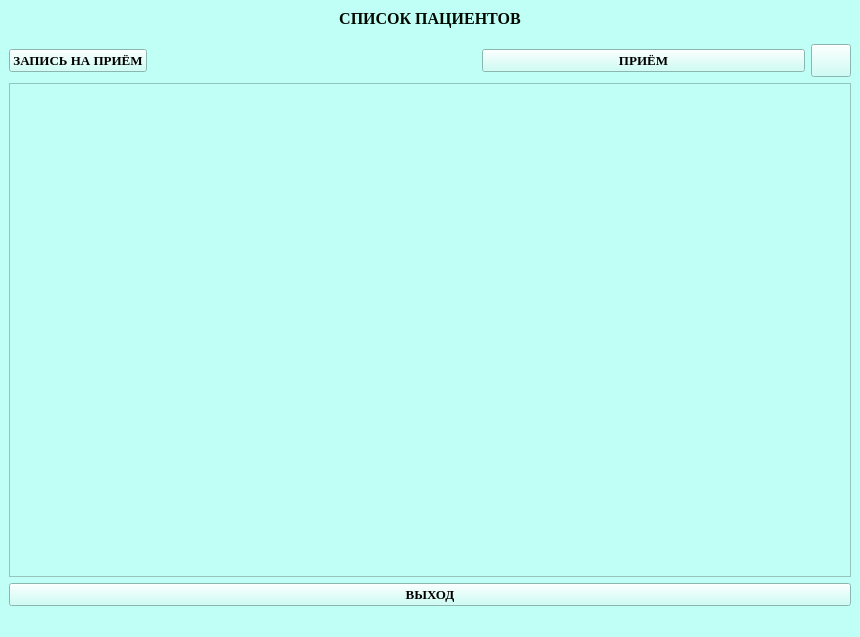
<?xml version="1.0" encoding="UTF-8"?>
<ui version="4.0">
 <class>GLAVNOEOKNO</class>
 <widget class="QMainWindow" name="GLAVNOEOKNO">
  <property name="geometry">
   <rect>
    <x>0</x>
    <y>0</y>
    <width>860</width>
    <height>637</height>
   </rect>
  </property>
  <property name="windowTitle">
   <string>Электронная очередь пациентов</string>
  </property>
  <property name="windowIcon">
   <iconset>
    <normalon>:/img/Quentin/F024.ico</normalon>
   </iconset>
  </property>
  <property name="styleSheet">
   <string notr="true">background-color: rgb(192, 255, 245);</string>
  </property>
  <property name="toolButtonStyle">
   <enum>Qt::ToolButtonIconOnly</enum>
  </property>
  <widget class="QWidget" name="centralwidget">
   <layout class="QVBoxLayout" name="verticalLayout">
    <item>
     <widget class="QLabel" name="zag0">
      <property name="font">
       <font>
        <family>Times New Roman</family>
        <pointsize>10</pointsize>
        <weight>75</weight>
        <bold>true</bold>
       </font>
      </property>
      <property name="text">
       <string>&lt;html&gt;&lt;head/&gt;&lt;body&gt;&lt;p align=&quot;center&quot;&gt;&lt;span style=&quot; font-size:12pt; color:#000800;&quot;&gt;СПИСОК ПАЦИЕНТОВ&lt;/span&gt;&lt;/p&gt;&lt;/body&gt;&lt;/html&gt;</string>
      </property>
     </widget>
    </item>
    <item>
     <spacer name="verticalSpacer">
      <property name="orientation">
       <enum>Qt::Vertical</enum>
      </property>
      <property name="sizeType">
       <enum>QSizePolicy::Fixed</enum>
      </property>
      <property name="sizeHint" stdset="0">
       <size>
        <width>20</width>
        <height>10</height>
       </size>
      </property>
     </spacer>
    </item>
    <item>
     <layout class="QHBoxLayout" name="horizontalLayout">
      <item>
       <widget class="QPushButton" name="doPol">
        <property name="sizePolicy">
         <sizepolicy hsizetype="Maximum" vsizetype="Fixed">
          <horstretch>0</horstretch>
          <verstretch>0</verstretch>
         </sizepolicy>
        </property>
        <property name="font">
         <font>
          <family>Times New Roman</family>
          <pointsize>10</pointsize>
          <weight>75</weight>
          <bold>true</bold>
         </font>
        </property>
        <property name="text">
         <string>ЗАПИСЬ НА ПРИЁМ</string>
        </property>
       </widget>
      </item>
      <item>
       <widget class="QLabel" name="zag01">
        <property name="font">
         <font>
          <family>MS Serif</family>
          <pointsize>9</pointsize>
         </font>
        </property>
        <property name="text">
         <string>&lt;html&gt;&lt;head/&gt;&lt;body&gt;&lt;p&gt;&lt;br/&gt;&lt;/p&gt;&lt;/body&gt;&lt;/html&gt;</string>
        </property>
       </widget>
      </item>
      <item>
       <widget class="QPushButton" name="udPOLZ">
        <property name="font">
         <font>
          <family>Times New Roman</family>
          <pointsize>10</pointsize>
          <weight>75</weight>
          <bold>true</bold>
         </font>
        </property>
        <property name="text">
         <string>ПРИЁМ</string>
        </property>
       </widget>
      </item>
      <item>
       <widget class="QPushButton" name="obnn">
        <property name="sizePolicy">
         <sizepolicy hsizetype="Maximum" vsizetype="Minimum">
          <horstretch>0</horstretch>
          <verstretch>0</verstretch>
         </sizepolicy>
        </property>
        <property name="text">
         <string/>
        </property>
        <property name="icon">
         <iconset resource="kartinki.qrc">
          <normaloff>:/img/Quentin/F095.ico</normaloff>:/img/Quentin/F095.ico</iconset>
        </property>
       </widget>
      </item>
     </layout>
    </item>
    <item>
     <widget class="QTableView" name="tableView">
      <property name="styleSheet">
       <string notr="true">font: 75 10pt &quot;MS Sans Serif&quot;;</string>
      </property>
     </widget>
    </item>
    <item>
     <layout class="QHBoxLayout" name="horizontalLayout_2">
      <item>
       <widget class="QPushButton" name="vihod">
        <property name="font">
         <font>
          <family>Times New Roman</family>
          <pointsize>10</pointsize>
          <weight>75</weight>
          <bold>true</bold>
         </font>
        </property>
        <property name="styleSheet">
         <string notr="true">color:black;
</string>
        </property>
        <property name="text">
         <string>ВЫХОД</string>
        </property>
       </widget>
      </item>
     </layout>
    </item>
   </layout>
  </widget>
  <widget class="QMenuBar" name="menubar">
   <property name="geometry">
    <rect>
     <x>0</x>
     <y>0</y>
     <width>860</width>
     <height>21</height>
    </rect>
   </property>
  </widget>
  <widget class="QStatusBar" name="statusbar"/>
 </widget>
 <resources>
  <include location="kartinki.qrc"/>
 </resources>
 <connections/>
</ui>
